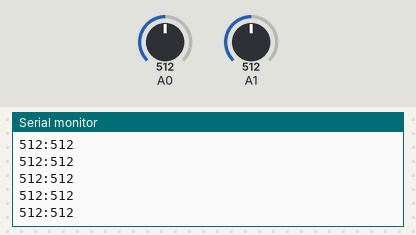
The sketch below on a simulated Arduino Uno, built with avr-gcc and run on an emulated ATmega328P. On the bench: the last lines printed to the serial monitor. Inputs (shaded band) come from the test bench; at power-on: A0 = 512, A1 = 512.

Above: at 1.2 s.
1.3 s: A0 set to 716
At 1.31 s:
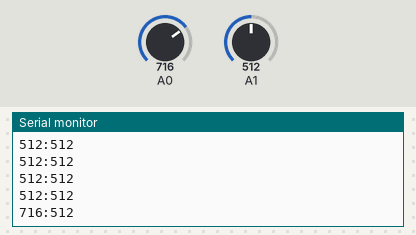
2.8 s: A1 set to 716
At 2.82 s:
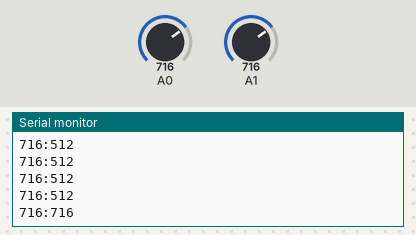
4.3 s: A0 set to 900
At 4.33 s:
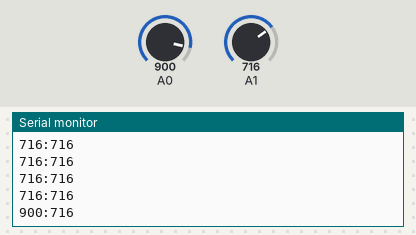
5.8 s: A1 set to 900
At 5.84 s:
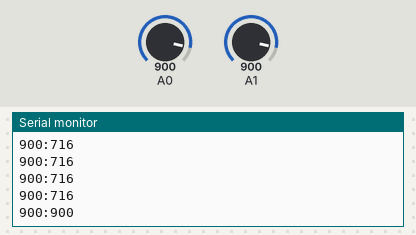
Timing chart, 0 to 8.3 s (numbered marks = the images above; inputs shaded):
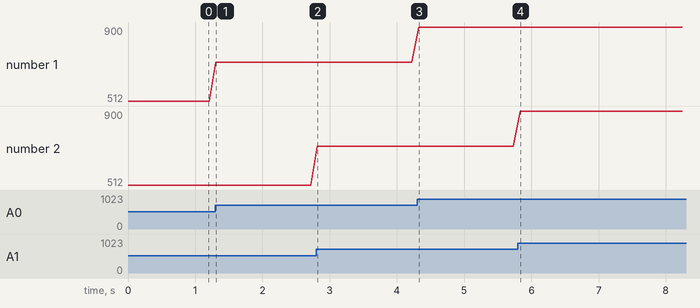

Measured:
- after the input at 1.3 s, the serial monitor: prints a new line at once (image 1)
- after the input at 2.8 s, the serial monitor: prints a new line at once (image 2)
- after the input at 4.3 s, the serial monitor: prints a new line at once (image 3)
- after the input at 5.8 s, the serial monitor: prints a new line at once (image 4)
- plotted number 1: 512 → 716 after the input at 1.3 s, 716 → 900 after the input at 4.3 s

The sketch:

Laparoskopi.ino
```cpp
int SensorValue1, SensorValue2;

void setup() {
  // put your setup code here, to run once:

  Serial.begin(9600);

}

void loop() {
  // put your main code here, to run repeatedly:

  SensorValue1 = analogRead(0); // 0 or 5, 0 for sensor on the left.
  SensorValue2 = analogRead(1);
  Serial.print(SensorValue1);
  Serial.print(':');
  Serial.println(SensorValue2);
  delay(100);
}
```
